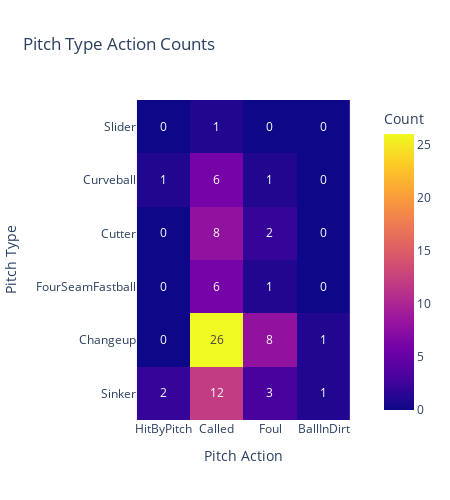

Here is the notebook cell this chart was saved with:
### Code cell
# Create a heatmap with Plotly Express
fig = px.imshow(melted_type_action_df.pivot(index='Pitch Type', columns='Pitch Action', values='Count'),
                x=melted_type_action_df['Pitch Action'].unique(),
                y=melted_type_action_df['Pitch Type'].unique(),
                labels=dict(x='Pitch Action', y='Pitch Type', color='Count'),
                title='Pitch Type Action Counts',
                width=450,
                height=500, 
                text_auto=True)

# Show the plot
fig.show()

# fig.write_image("Pitch Type Action Counts.png", engine='kaleido')

### Figure 1 — Plotly figure (JSON) as saved in the notebook; plotly's stock layout.template omitted (floating-point values rounded to 4 significant figures)
{"data": [{"coloraxis": "coloraxis", "hovertemplate": "Pitch Action: %{x}<br>Pitch Type: %{y}<br>Count: %{z}<extra></extra>", "name": "0", "texttemplate": "%{z}", "type": "heatmap", "x": ["HitByPitch", "Called", "Foul", "BallInDirt"], "xaxis": "x", "y": ["Slider", "Curveball", "Cutter", "FourSeamFastball", "Changeup", "Sinker"], "yaxis": "y", "z": [[0, 1, 0, 0], [1, 6, 1, 0], [0, 8, 2, 0], [0, 6, 1, 0], [0, 26, 8, 1], [2, 12, 3, 1]]}], "layout": {"coloraxis": {"colorbar": {"title": {"text": "Count"}}, "colorscale": [[0, "#0d0887"], [0.1111, "#46039f"], [0.2222, "#7201a8"], [0.3333, "#9c179e"], [0.4444, "#bd3786"], [0.5556, "#d8576b"], [0.6667, "#ed7953"], [0.7778, "#fb9f3a"], [0.8889, "#fdca26"], [1, "#f0f921"]]}, "height": 500, "title": {"text": "Pitch Type Action Counts"}, "width": 450, "xaxis": {"anchor": "y", "constrain": "domain", "domain": [0, 1], "scaleanchor": "y", "title": {"text": "Pitch Action"}}, "yaxis": {"anchor": "x", "autorange": "reversed", "constrain": "domain", "domain": [0, 1], "title": {"text": "Pitch Type"}}}}
